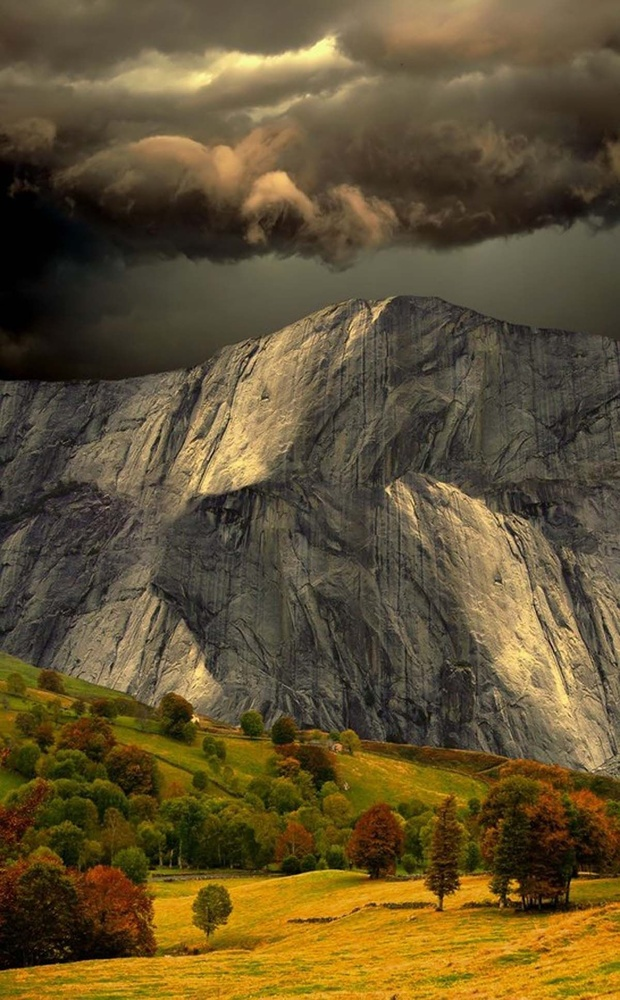
#> input picture mt.jpg, 620 x 1000 px, shrunk from 1200 x 1934 before the run
$ jupyter execute hw_0321.ipynb   (older library calls are emulated)
#> lines starting #> are read from the running program, lines starting #| are printed output that depends on the picture
[cell 1]
from skimage import io

[cell 2]
img1 = io.imread('mt.jpg',as_grey = True)
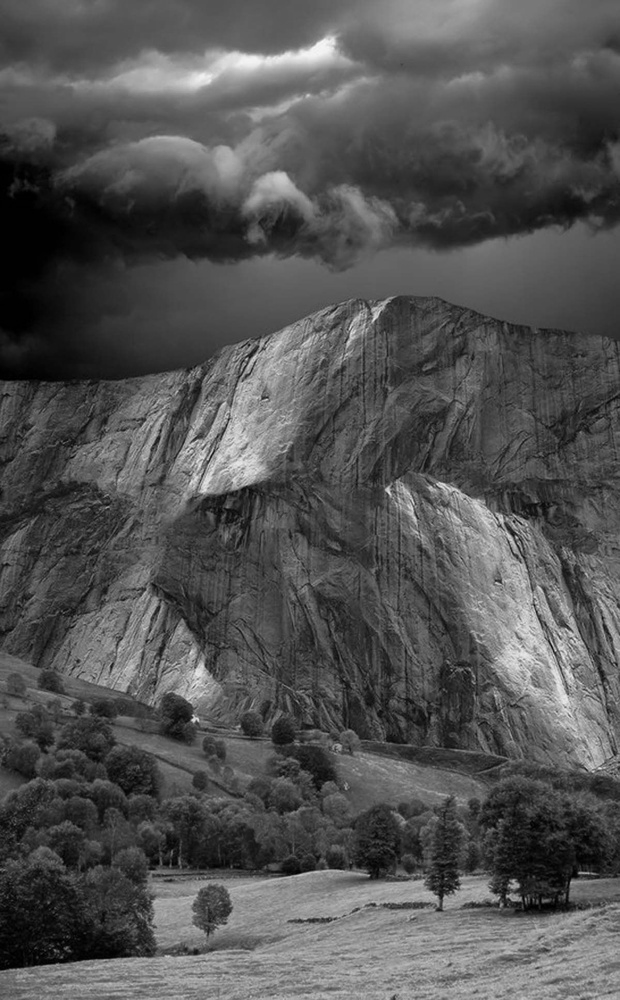
#> img1: shape (1000, 620) float64; min 0, max 0.973, mean 0.327

[cell 3]
print(type(img1))
#| <class 'numpy.ndarray'>

[cell 4]
print(img1.shape)
#| (1000, 620)

$ run again, with python_pic.jpg copied over mt.jpg
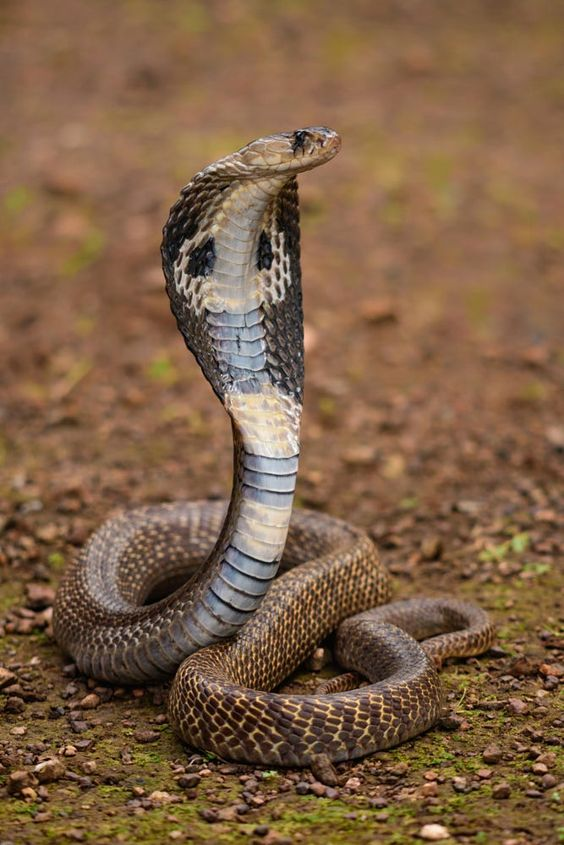
#> input picture python_pic.jpg, 564 x 845 px
#> `img1 = io.imread('mt.jpg',as_grey = True)`:
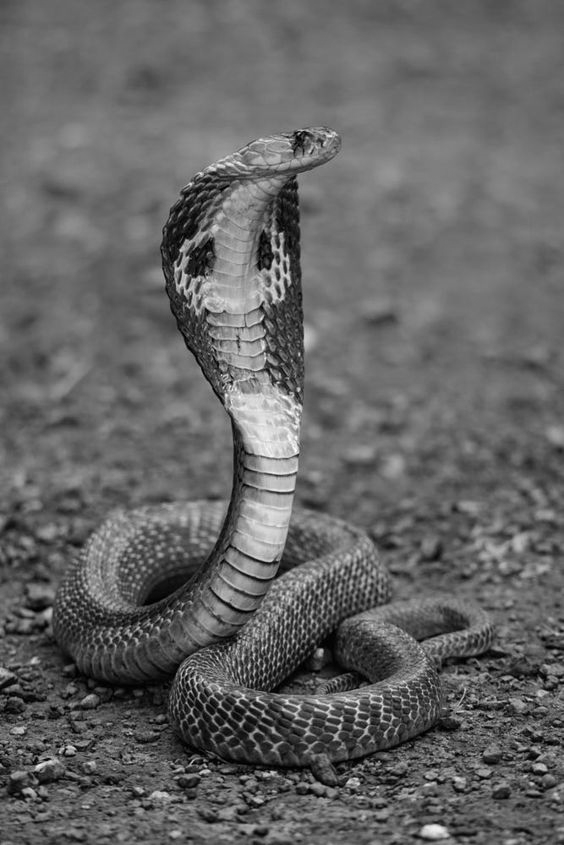
#> img1: shape (845, 564) float64; min 0, max 0.999, mean 0.398
#| <class 'numpy.ndarray'>
#| (845, 564)
